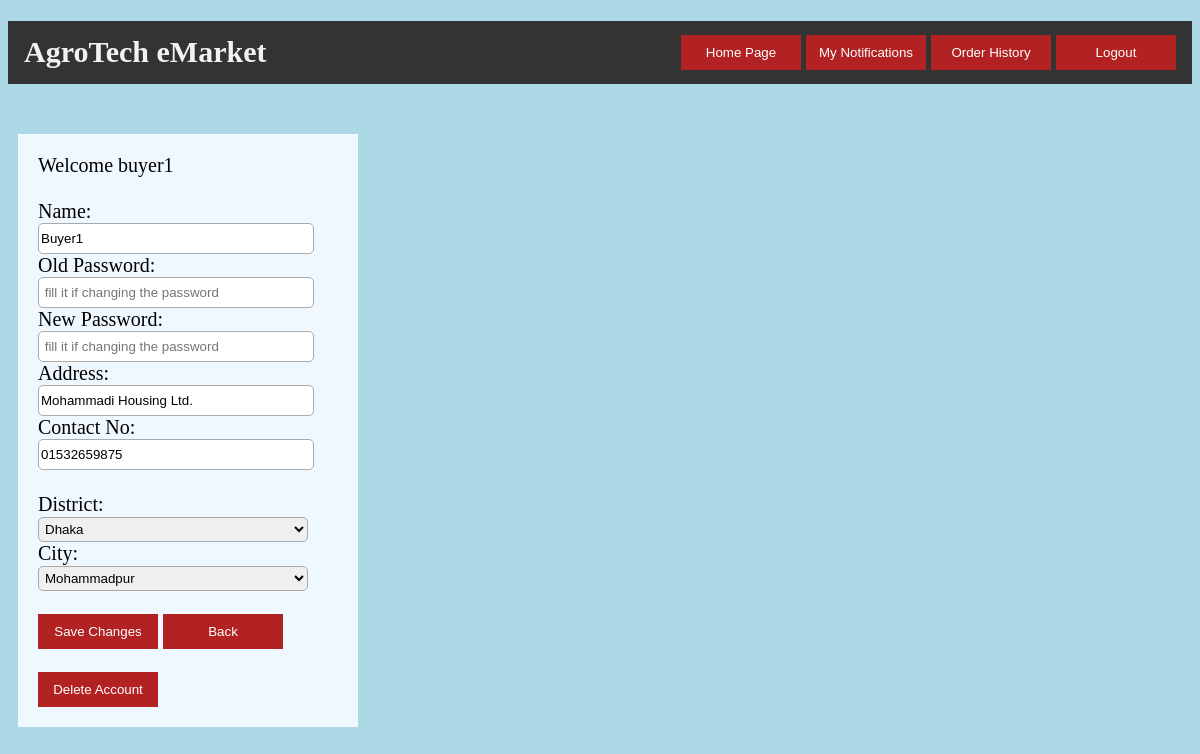
Screenshot of /updateprofile.php (signed in) with the database file from the repository.
### tables this page shows
CREATE TABLE `buyer` (
  `b_username` varchar(25) NOT NULL,
  `password` varchar(100) NOT NULL,
  `Name` varchar(25) NOT NULL,
  `Address` varchar(50) NOT NULL,
  `Contact_no` int(10) NOT NULL,
  `District` varchar(25) NOT NULL,
  `City` varchar(25) NOT NULL
);

### updateprofile.php (the view, shortened to what this page needs)
<?php
if(
    isset($_SESSION['username'])
    && isset($_SESSION['role'])
    && !empty($_SESSION['username'])
    && !empty($_SESSION['role'])
)
{
    $role = $_SESSION['role'];
    $username = $_SESSION['username'];
    ?>
    <!DOCTYPE html>
    <html lang="en">
        <head>
        </head>
        <body>
          <h1 class="header">
            <left>AgroTech eMarket</left>
            <right>
              <input id="button" type="button" value="Home Page" onclick="home()">
              <input id="button" type="button" value="My Notifications" onclick="notification()">
              <input id="button" type="button" value="Order History" onclick="orderhistory()">
              <input type="button" id="button" value="Logout" onclick="logout();">
            </right>
          </h1>
        <br>
        <div id="box"style="font-size: 20px;margin: 10px;">Welcome <?php echo $username?>
        <?php
        try{
            $conn=new PDO("mysql:host=localhost:3306;dbname=eMarket;","root","");
            $conn->setAttribute(PDO::ATTR_ERRMODE, PDO::ERRMODE_EXCEPTION);
            $signupquery="SELECT * FROM ".$role." WHERE ".$role[0]."_username = '".$username."'";
            $returnobj = $conn->query($signupquery);
            $returntable = $returnobj->fetchAll();
            if($returnobj->rowCount() == 1)
            {
                foreach($returntable as $row){
                ?>
                <form action="update_profile_process.php" method="POST">
                <br>
                <label for="myname">Name</label>:
                <input class="text" type="text" id="myname" name="myname" value="<?php echo $row['Name'];?>">
                <br>
                <label for="oldpass">Old Password</label>:
                <input class="text" type="password" id="oldpass" name="oldpass" placeholder=" fill it if changing the password">
                <br>
                <label for="mypass">New Password</label>:
                <input class="text" type="password" id="mypass" name="mypass" placeholder=" fill it if changing the password">
                <br>
                <label for="addrees">Address</label>:
                <input class="text" type="text" id="address" name="address" value="<?php echo $row['Address'];?>">
                <br>
                <label for="contact">Contact No</label>:
                <input class="text" type="number" id="contact" name="contact" value="<?php echo "0".$row['Contact_no'];?>">
                <br>
                <br>
                <label for="district">District</label>:
                <select class="text" id="district" name="district" onchange="selectCity()">
                  <option selected="selected" value="<?php echo $row['District'];?>"><?php echo $row['District'];?></option>
                </select>
                <div>
                <label for="city">City</label>:
                <select class="text" name="city" id="output">
                    <option selected="selected" value="<?php echo $row['City'];?>"><?php echo $row['City'];?></option>
                </select>
                </div>
                <br>
                <input id="button" type="submit" value="Save Changes">
                <input id="button" type="button" value="Back" onclick="profile()">
                <br><br>
                <input id="button" type="button" value="Delete Account" onclick="deletefn();">
                </form>
                <?php
            }
            }
        }
        catch(PDOException $ex){
            ?>
                <script>location.assign("login.php");</script>
            <?php
        }
        ?>
        </div>
        <br>
        <br>
        </body>
    </html>
    <?php
}
else
{
    ?>
            <script>location.assign("login.php");</script>
    <?php
}
?>

### updateprofile.php (style rules this page uses)
body { background-color: lightblue; }
.text { height: 25px; border-radius: 5px; padding: 2px; border: solid thin #aaa; width: 90%; }
#button { padding: 10px; width: 120px; color: white; background-color: FireBrick; border: none; }
#box { background-color: AliceBlue; margin: auto; width: 300px; padding: 20px; }
.header { background-color: #333; overflow: hidden; }
.header left { float: left; color: #f2f2f2; text-align: center; padding: 14px 16px; text-decoration: none; font-size: 30px; }
.header right { float: right; color: #f2f2f2; text-align: center; padding: 14px 16px; text-decoration: none; font-size: 20px; }

### rows the page displays
buyer: myname "Buyer1", address "Mohammadi Housing Ltd.", contact "01532659875", district "Dhaka", city "Mohammadpur"

### other values shown
$username "buyer1"
